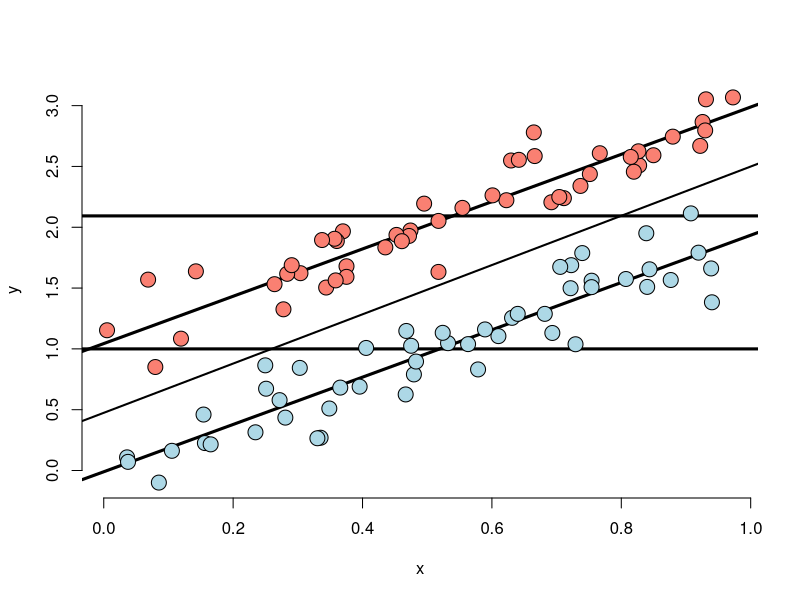
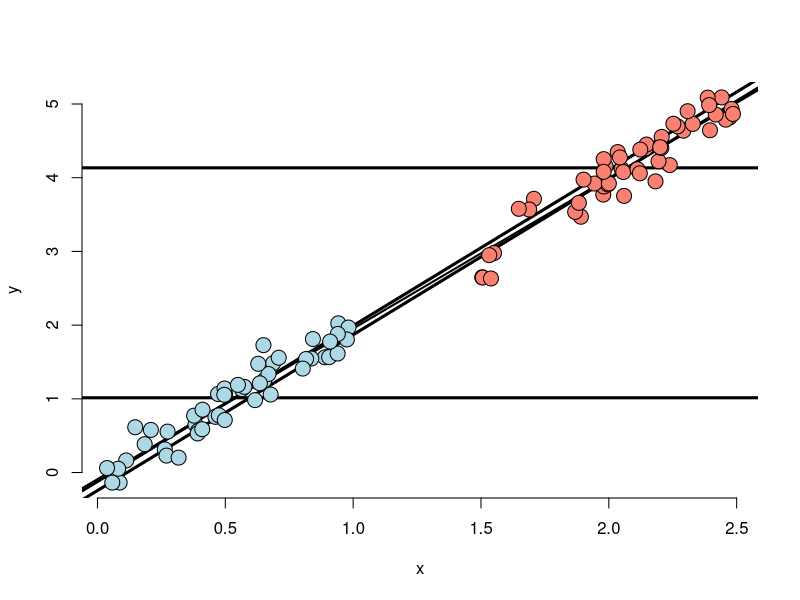
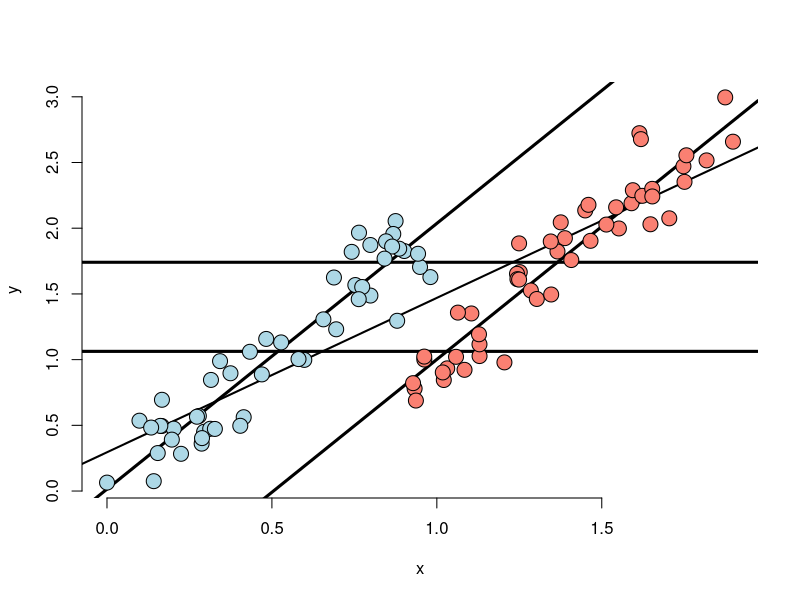
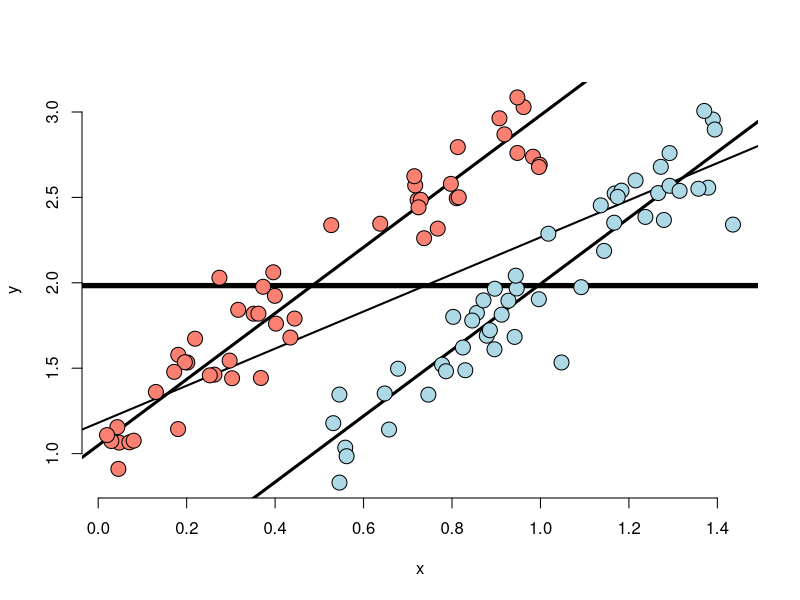
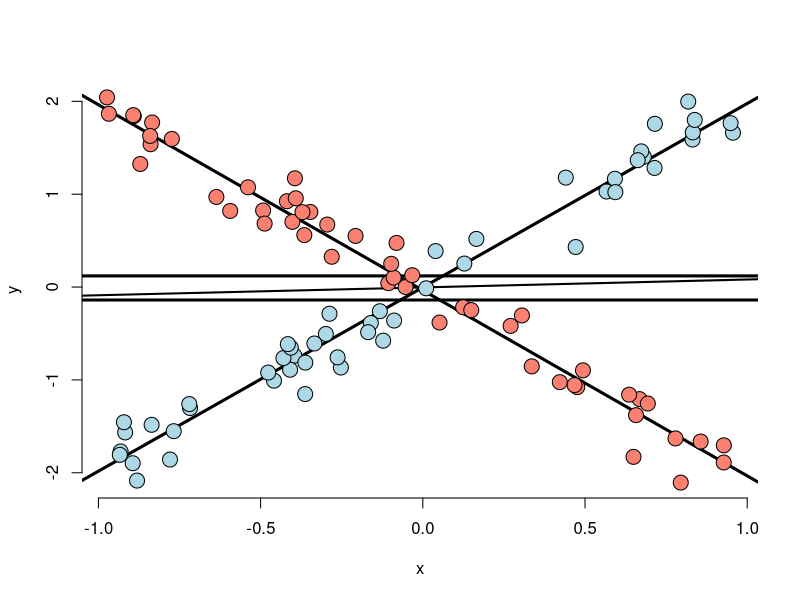
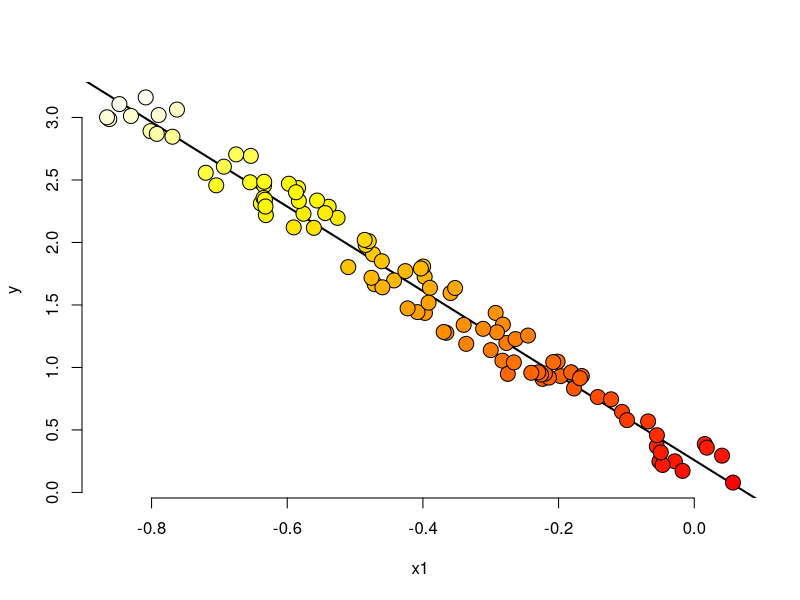
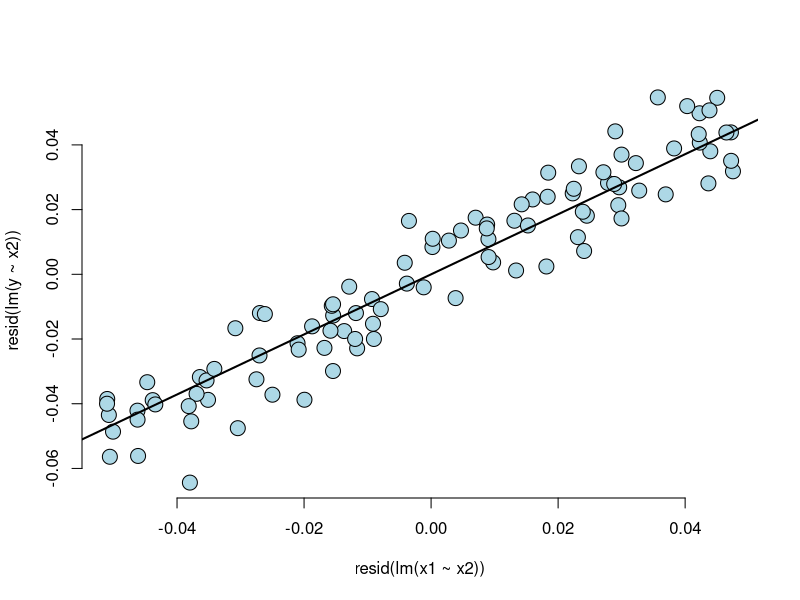

Recreate these plots in R, in order.
## ---- chunk 1
library(knitr)

# make this an external chunk that can be included in any file
options(width = 100)
opts_chunk$set(message = F, error = F, warning = F, comment = NA, fig.align = 'center', dpi = 100, tidy = F, cache.path = '.cache/', fig.path = 'fig/')

options(xtable.type = 'html')
knit_hooks$set(inline = function(x) {
  if(is.numeric(x)) {
    round(x, getOption('digits'))
  } else {
    paste(as.character(x), collapse = ', ')
  }
})
knit_hooks$set(plot = knitr:::hook_plot_html)
runif(1)
## ---- chunk 2
n <- 100; t <- rep(c(0, 1), c(n/2, n/2)); x <- c(runif(n/2), runif(n/2));
beta0 <- 0; beta1 <- 2; tau <- 1; sigma <- .2
y <- beta0 + x * beta1 + t * tau + rnorm(n, sd = sigma)
plot(x, y, type = "n", frame = FALSE)
abline(lm(y ~ x), lwd = 2)
abline(h = mean(y[1 : (n/2)]), lwd = 3)
abline(h = mean(y[(n/2 + 1) : n]), lwd = 3)
fit <- lm(y ~ x + t)
abline(coef(fit)[1], coef(fit)[2], lwd = 3)
abline(coef(fit)[1] + coef(fit)[3], coef(fit)[2], lwd = 3)
points(x[1 : (n/2)], y[1 : (n/2)], pch = 21, col = "black", bg = "lightblue", cex = 2)
points(x[(n/2 + 1) : n], y[(n/2 + 1) : n], pch = 21, col = "black", bg = "salmon", cex = 2)
## ---- chunk 3
n <- 100; t <- rep(c(0, 1), c(n/2, n/2)); x <- c(runif(n/2), 1.5 + runif(n/2));
beta0 <- 0; beta1 <- 2; tau <- 0; sigma <- .2
y <- beta0 + x * beta1 + t * tau + rnorm(n, sd = sigma)
plot(x, y, type = "n", frame = FALSE)
abline(lm(y ~ x), lwd = 2)
abline(h = mean(y[1 : (n/2)]), lwd = 3)
abline(h = mean(y[(n/2 + 1) : n]), lwd = 3)
fit <- lm(y ~ x + t)
abline(coef(fit)[1], coef(fit)[2], lwd = 3)
abline(coef(fit)[1] + coef(fit)[3], coef(fit)[2], lwd = 3)
points(x[1 : (n/2)], y[1 : (n/2)], pch = 21, col = "black", bg = "lightblue", cex = 2)
points(x[(n/2 + 1) : n], y[(n/2 + 1) : n], pch = 21, col = "black", bg = "salmon", cex = 2)
## ---- chunk 4
n <- 100; t <- rep(c(0, 1), c(n/2, n/2)); x <- c(runif(n/2), .9 + runif(n/2));
beta0 <- 0; beta1 <- 2; tau <- -1; sigma <- .2
y <- beta0 + x * beta1 + t * tau + rnorm(n, sd = sigma)
plot(x, y, type = "n", frame = FALSE)
abline(lm(y ~ x), lwd = 2)
abline(h = mean(y[1 : (n/2)]), lwd = 3)
abline(h = mean(y[(n/2 + 1) : n]), lwd = 3)
fit <- lm(y ~ x + t)
abline(coef(fit)[1], coef(fit)[2], lwd = 3)
abline(coef(fit)[1] + coef(fit)[3], coef(fit)[2], lwd = 3)
points(x[1 : (n/2)], y[1 : (n/2)], pch = 21, col = "black", bg = "lightblue", cex = 2)
points(x[(n/2 + 1) : n], y[(n/2 + 1) : n], pch = 21, col = "black", bg = "salmon", cex = 2)
## ---- chunk 5
n <- 100; t <- rep(c(0, 1), c(n/2, n/2)); x <- c(.5 + runif(n/2), runif(n/2));
beta0 <- 0; beta1 <- 2; tau <- 1; sigma <- .2
y <- beta0 + x * beta1 + t * tau + rnorm(n, sd = sigma)
plot(x, y, type = "n", frame = FALSE)
abline(lm(y ~ x), lwd = 2)
abline(h = mean(y[1 : (n/2)]), lwd = 3)
abline(h = mean(y[(n/2 + 1) : n]), lwd = 3)
fit <- lm(y ~ x + t)
abline(coef(fit)[1], coef(fit)[2], lwd = 3)
abline(coef(fit)[1] + coef(fit)[3], coef(fit)[2], lwd = 3)
points(x[1 : (n/2)], y[1 : (n/2)], pch = 21, col = "black", bg = "lightblue", cex = 2)
points(x[(n/2 + 1) : n], y[(n/2 + 1) : n], pch = 21, col = "black", bg = "salmon", cex = 2)
## ---- chunk 6
n <- 100; t <- rep(c(0, 1), c(n/2, n/2)); x <- c(runif(n/2, -1, 1), runif(n/2, -1, 1));
beta0 <- 0; beta1 <- 2; tau <- 0; tau1 <- -4; sigma <- .2
y <- beta0 + x * beta1 + t * tau + t * x * tau1 + rnorm(n, sd = sigma)
plot(x, y, type = "n", frame = FALSE)
abline(lm(y ~ x), lwd = 2)
abline(h = mean(y[1 : (n/2)]), lwd = 3)
abline(h = mean(y[(n/2 + 1) : n]), lwd = 3)
fit <- lm(y ~ x + t + I(x * t))
abline(coef(fit)[1], coef(fit)[2], lwd = 3)
abline(coef(fit)[1] + coef(fit)[3], coef(fit)[2] + coef(fit)[4], lwd = 3)
points(x[1 : (n/2)], y[1 : (n/2)], pch = 21, col = "black", bg = "lightblue", cex = 2)
points(x[(n/2 + 1) : n], y[(n/2 + 1) : n], pch = 21, col = "black", bg = "salmon", cex = 2)
## ---- chunk 7
p <- 0.1
n <- 100; x2 <- runif(n); x1 <- p * runif(n) - (1 - p) * x2
beta0 <- 0; beta1 <- 1; tau <- 4 ; sigma <- .01
y <- beta0 + x1 * beta1 + tau * x2 + rnorm(n, sd = sigma)
plot(x1, y, type = "n", frame = FALSE)
abline(lm(y ~ x1), lwd = 2)
co.pal <- heat.colors(n)
points(x1, y, pch = 21, col = "black", bg = co.pal[round((n - 1) * x2 + 1)], cex = 2)
## ---- chunk 8
plot(resid(lm(x1 ~ x2)), resid(lm(y ~ x2)), frame = FALSE, col = "black", bg = "lightblue", pch = 21, cex = 2)
abline(lm(I(resid(lm(x1 ~ x2))) ~ I(resid(lm(y ~ x2)))), lwd = 2)
